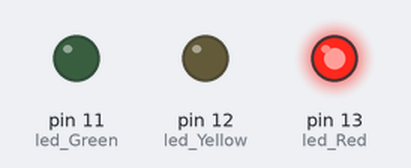
This sketch was run on a simulated Arduino Uno, built with avr-gcc and run on an emulated ATmega328P. Parts: output pins drawn as LEDs (lit = HIGH).

Above: at 1.0 s.
At 5.0 s:
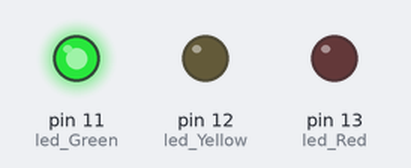
At 7.0 s:
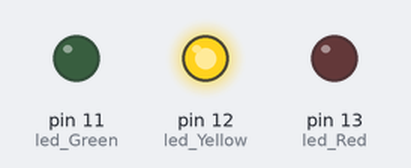
Timing chart, 0 to 10.4 s (numbered marks = the images above):
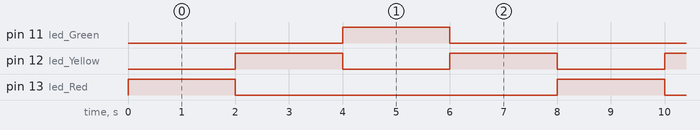

The sketch:

practica_semaforo.ino
```cpp
int led_Red=13;
int led_Yellow=12;
int led_Green=11;

int time_delay=2000;
void setup()
{
  pinMode(11, OUTPUT);
  pinMode(12, OUTPUT);
  pinMode(13, OUTPUT);
}

void loop()
{
  digitalWrite(led_Red, HIGH);
  delay (time_delay);
  digitalWrite(led_Red, LOW);
  digitalWrite(led_Yellow, HIGH);
  delay (time_delay);
  digitalWrite(led_Yellow, LOW);
  digitalWrite(led_Green, HIGH);
  delay (time_delay);
  digitalWrite(led_Green, LOW);
  digitalWrite(led_Yellow, HIGH);
  delay (time_delay);
  digitalWrite(led_Yellow, LOW);
}
```

Measured:
- by itself, pin 11 (led_Green), pin 13 (led_Red): alternates HIGH for 2.0 s and LOW for 6.0 s
- by itself, pin 12 (led_Yellow): alternates HIGH for 2.0 s and LOW for 2.0 s
- by itself, everything shown: repeats every 8.0 s, in 5 steps
